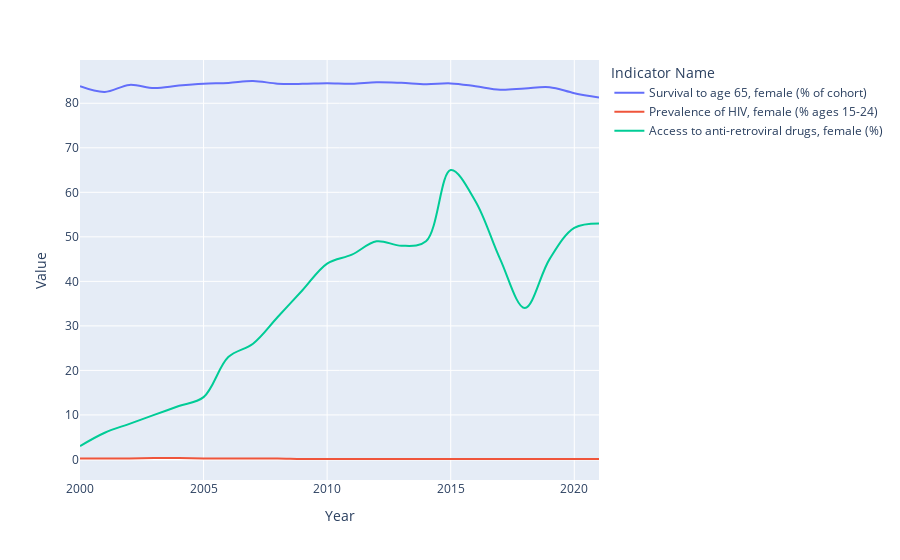

Notebook code for this chart:
### Markdown cell above
<font color='purple'> From plotting the mortality rate of female adults, infants and children under-5, it is noticeable that from 2000-2020, female adults have had the highest mortality rate compared to infants and children under-5. We previously saw some of the causes of female deaths in Venezuela but right now, it is unexplicable why there is a big discrepancy between adults, infants and childrens since infants and children tend to be very vulnerable to illness and conflict.

### Code cell
of_interest2=["Survival to age 65, female (% of cohort)", "Prevalence of HIV, female (% ages 15-24)","Access to anti-retroviral drugs, female (%)"]
ve_female2=vn_fe_male[vn_fe_male["Indicator Name"].isin(of_interest2)]
ve_female2=ve_female2[ve_female2["Year"]>=2000]
ve_female2.head(1000)
vn_female2_plot= px.line(ve_female2,x="Year",y="Value", hover_name="Value", color="Indicator Name",render_mode="svg",
                        line_group="Indicator Name", line_shape="spline")

vn_female2_plot.show()

### Figure 1 — Plotly figure (JSON) as saved in the notebook; plotly's stock layout.template omitted (floating-point values rounded to 4 significant figures)
{"data": [{"hovertemplate": "<b>%{hovertext}</b><br><br>Indicator Name=Survival to age 65, female (% of cohort)<br>Year=%{x}<br>Value=%{y}<extra></extra>", "hovertext": [81.32, 82.27, 83.61, 83.33, 83.04, 83.82, 84.47, 84.29, 84.59, 84.73, 84.36, 84.5, 84.36, 84.4, 85.0, 84.58, 84.38, 83.97, 83.42, 84.13, 82.55, 83.83], "legendgroup": "Survival to age 65, female (% of cohort)", "line": {"color": "#636efa", "dash": "solid", "shape": "spline"}, "marker": {"symbol": "circle"}, "mode": "lines", "name": "Survival to age 65, female (% of cohort)", "orientation": "v", "showlegend": true, "type": "scatter", "x": [2021, 2020, 2019, 2018, 2017, 2016, 2015, 2014, 2013, 2012, 2011, 2010, 2009, 2008, 2007, 2006, 2005, 2004, 2003, 2002, 2001, 2000], "xaxis": "x", "y": [81.32, 82.27, 83.61, 83.33, 83.04, 83.82, 84.47, 84.29, 84.59, 84.73, 84.36, 84.5, 84.36, 84.4, 85.0, 84.58, 84.38, 83.97, 83.42, 84.13, 82.55, 83.83], "yaxis": "y"}, {"hovertemplate": "<b>%{hovertext}</b><br><br>Indicator Name=Prevalence of HIV, female (% ages 15-24)<br>Year=%{x}<br>Value=%{y}<extra></extra>", "hovertext": [0.1, 0.1, 0.1, 0.1, 0.1, 0.1, 0.1, 0.1, 0.1, 0.1, 0.1, 0.1, 0.1, 0.2, 0.2, 0.2, 0.2, 0.3, 0.3, 0.2, 0.2, 0.2], "legendgroup": "Prevalence of HIV, female (% ages 15-24)", "line": {"color": "#EF553B", "dash": "solid", "shape": "spline"}, "marker": {"symbol": "circle"}, "mode": "lines", "name": "Prevalence of HIV, female (% ages 15-24)", "orientation": "v", "showlegend": true, "type": "scatter", "x": [2021, 2020, 2019, 2018, 2017, 2016, 2015, 2014, 2013, 2012, 2011, 2010, 2009, 2008, 2007, 2006, 2005, 2004, 2003, 2002, 2001, 2000], "xaxis": "x", "y": [0.1, 0.1, 0.1, 0.1, 0.1, 0.1, 0.1, 0.1, 0.1, 0.1, 0.1, 0.1, 0.1, 0.2, 0.2, 0.2, 0.2, 0.3, 0.3, 0.2, 0.2, 0.2], "yaxis": "y"}, {"hovertemplate": "<b>%{hovertext}</b><br><br>Indicator Name=Access to anti-retroviral drugs, female (%)<br>Year=%{x}<br>Value=%{y}<extra></extra>", "hovertext": [53, 52, 45, 34, 45, 58, 65, 49, 48, 49, 46, 44, 38, 32, 26, 23, 14, 12, 10, 8, 6, 3], "legendgroup": "Access to anti-retroviral drugs, female (%)", "line": {"color": "#00cc96", "dash": "solid", "shape": "spline"}, "marker": {"symbol": "circle"}, "mode": "lines", "name": "Access to anti-retroviral drugs, female (%)", "orientation": "v", "showlegend": true, "type": "scatter", "x": [2021, 2020, 2019, 2018, 2017, 2016, 2015, 2014, 2013, 2012, 2011, 2010, 2009, 2008, 2007, 2006, 2005, 2004, 2003, 2002, 2001, 2000], "xaxis": "x", "y": [53, 52, 45, 34, 45, 58, 65, 49, 48, 49, 46, 44, 38, 32, 26, 23, 14, 12, 10, 8, 6, 3], "yaxis": "y"}], "layout": {"autosize": true, "legend": {"title": {"text": "Indicator Name"}, "tracegroupgap": 0}, "margin": {"t": 60}, "xaxis": {"anchor": "y", "autorange": true, "domain": [0, 1], "range": [2000, 2021], "title": {"text": "Year"}, "type": "linear"}, "yaxis": {"anchor": "x", "autorange": true, "domain": [0, 1], "range": [-4.617, 89.72], "title": {"text": "Value"}, "type": "linear"}}}
